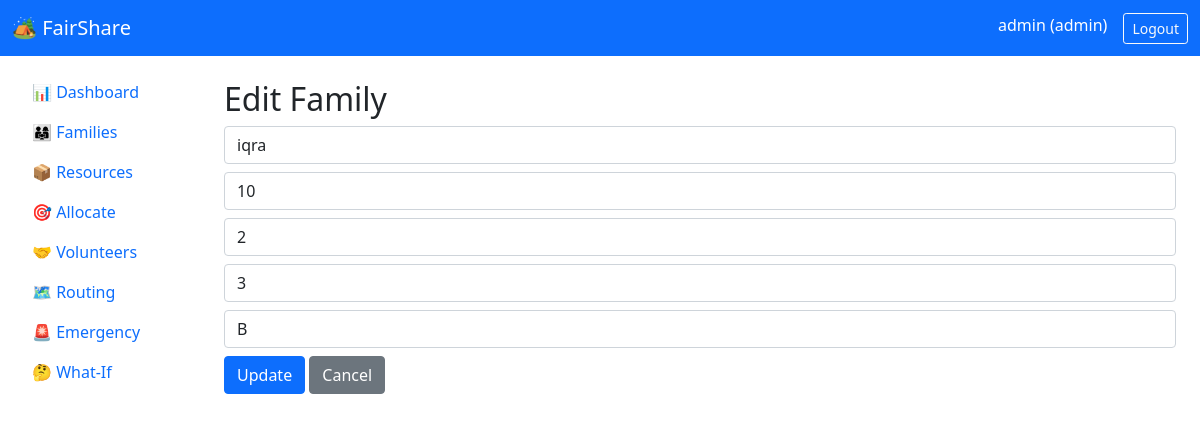
Page /families/edit/1 (signed in) on the committed database.
### app.py (models this page shows, shortened)
class User(UserMixin, db.Model):
    __tablename__ = 'users'
    id = db.Column(db.Integer, primary_key=True)
    username = db.Column(db.String(80), unique=True)
    email = db.Column(db.String(120), unique=True)
    password_hash = db.Column(db.String(200))
    role = db.Column(db.String(20))

class Family(db.Model):
    __tablename__ = 'families'
    id = db.Column(db.Integer, primary_key=True)
    family_code = db.Column(db.String(20), unique=True)
    head_name = db.Column(db.String(100))
    total_members = db.Column(db.Integer, default=1)
    children_count = db.Column(db.Integer, default=0)
    elderly_count = db.Column(db.Integer, default=0)
    disabled_count = db.Column(db.Integer, default=0)
    sick_count = db.Column(db.Integer, default=0)
    pregnant_count = db.Column(db.Integer, default=0)
    food_need = db.Column(db.Integer, default=2)
    water_need = db.Column(db.Integer, default=2)
    medicine_need = db.Column(db.Integer, default=2)
    shelter_need = db.Column(db.Integer, default=2)
    camp_zone = db.Column(db.String(10))
    tent_number = db.Column(db.String(20))
    priority_score = db.Column(db.Float, default=0)
    registration_date = db.Column(db.DateTime, default=datetime.utcnow)
    is_active = db.Column(db.Boolean, default=True)

### app.py (the view, shortened to what this page needs)
@app.route('/families/edit/<int:id>', methods=['GET', 'POST'])
@login_required
def edit_family(id):
    family = Family.query.get_or_404(id)
    return render_template('families/edit.html', family=family)

### app.py (called while the page is built)
@login_manager.user_loader
def load_user(user_id):
    return User.query.get(int(user_id))

### templates/families/edit.html
{% extends "base.html" %}
{% block content %}
<h2>Edit Family</h2>
<form method="POST">
    <input type="text" name="head_name" class="form-control mb-2" value="{{ family.head_name }}" required>
    <input type="number" name="total_members" class="form-control mb-2" value="{{ family.total_members }}" required>
    <input type="number" name="children_count" class="form-control mb-2" value="{{ family.children_count }}">
    <input type="number" name="elderly_count" class="form-control mb-2" value="{{ family.elderly_count }}">
    <input type="text" name="camp_zone" class="form-control mb-2" value="{{ family.camp_zone }}">
    <button type="submit" class="btn btn-primary">Update</button>
    <a href="/families" class="btn btn-secondary">Cancel</a>
</form>
{% endblock %}

### templates/base.html (shortened to what this page needs)
<!DOCTYPE html>
<html lang="en">
<head>
    <link href="https://cdn.jsdelivr.net/npm/bootstrap@5.1.3/dist/css/bootstrap.min.css" rel="stylesheet">
    <link rel="stylesheet" href="https://cdnjs.cloudflare.com/ajax/libs/font-awesome/6.0.0/css/all.min.css">
</head>
<body>
    <nav class="navbar navbar-dark bg-primary">
        <div class="container-fluid">
            <a class="navbar-brand" href="/">🏕️ FairShare</a>
            {% if current_user.is_authenticated %}
                <div class="d-flex text-white">
                    <span class="me-3">{{ current_user.username }} ({{ current_user.role }})</span>
                    <a href="/logout" class="btn btn-sm btn-outline-light">Logout</a>
                </div>
            {% endif %}
        </div>
    </nav>
    <div class="container-fluid">
        <div class="row">
            {% if current_user.is_authenticated %}
            <div class="col-md-2 bg-white p-3" style="min-height: 100vh;">
                <a class="nav-link" href="/dashboard">📊 Dashboard</a>
                <a class="nav-link" href="/families">👨‍👩‍👧 Families</a>
                <a class="nav-link" href="/resources">📦 Resources</a>
                <a class="nav-link" href="/allocate">🎯 Allocate</a>
                <a class="nav-link" href="/volunteers">🤝 Volunteers</a>
                <a class="nav-link" href="/routing">🗺️ Routing</a>
                <a class="nav-link" href="/emergency">🚨 Emergency</a>
                <a class="nav-link" href="/whatif">🤔 What-If</a>
            </div>
            <div class="col-md-10 p-4">
            {% else %}
            <div class="col-md-12 p-4">
            {% endif %}
                {% block content %}{% endblock %}
            </div>
        </div>
    </div>
</body>
</html>

### rows in the picture
User: username "admin", role "admin"
Family: head_name "iqra", total_members "10", children_count "2", elderly_count "3", camp_zone "B"
